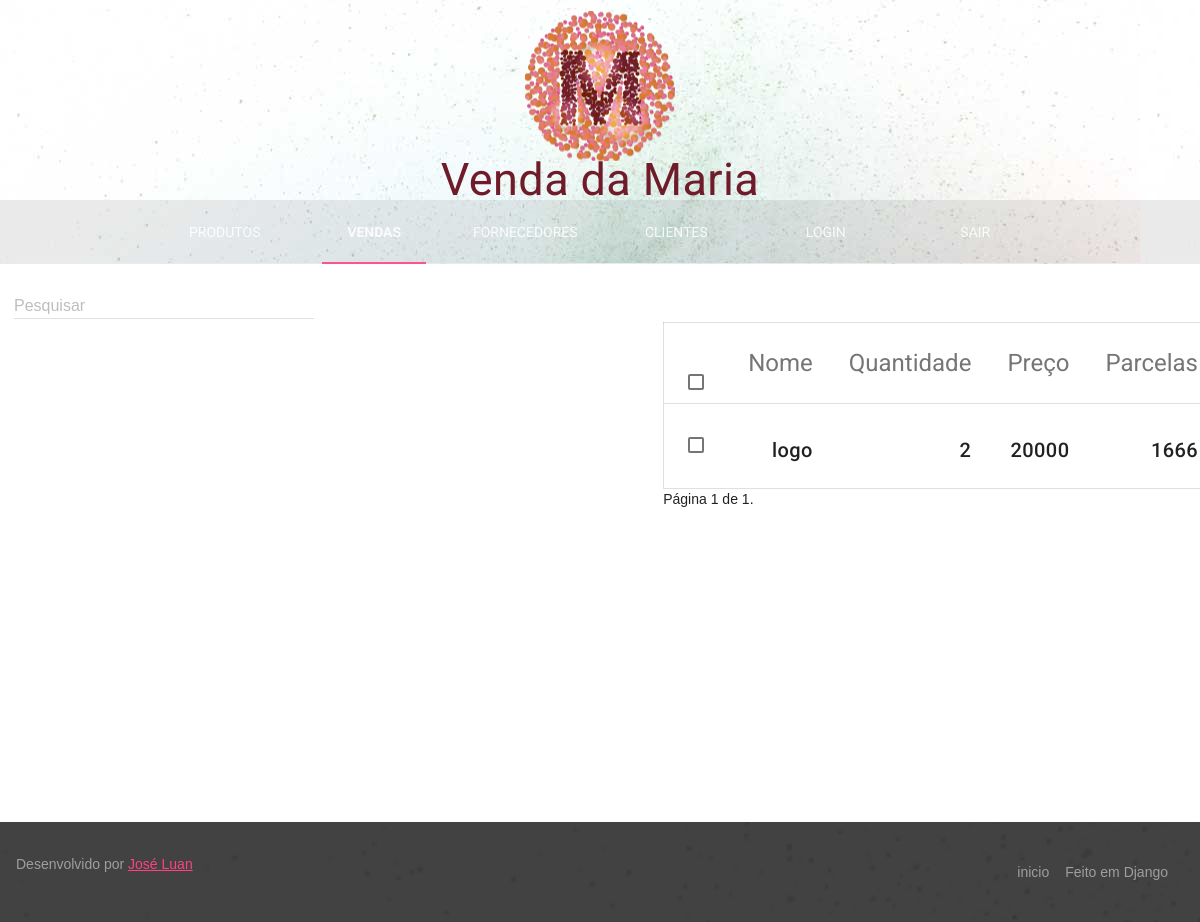
Page /vendas/ (signed in) on the committed database.
### fornecedor/models.py (models this page shows, shortened)
class VendaProduto(models.Model):
	class Meta:
		verbose_name_plural = 'Vendas'
		verbose_name = 'Venda'
	produto = models.ForeignKey(Produto)
	username = models.CharField(verbose_name = 'username', max_length = 100,default="nulo")
	parcela = models.DecimalField(verbose_name = 'Parcela', max_digits = 3, decimal_places = 0, default=1 )
	valorparcela = models.DecimalField(verbose_name = 'ValorParcela', max_digits = 100000000000, decimal_places = 0, default=0 )
	quantidade = models.DecimalField(verbose_name = 'Quantidade', max_digits = 100000000000, decimal_places = 0, default=1 )
	valor_pago = models.DecimalField(verbose_name = 'Valor_pago', max_digits = 100000000000, decimal_places = 0, default=0 )

class Produto(models.Model):
	class Meta:
		verbose_name_plural = 'Produtos'
		verbose_name = 'Produto'
	nome = models.CharField(verbose_name = 'Nome', max_length = 100, default="nome")
	valor = models.DecimalField(verbose_name = 'Valor', max_digits = 100000000000, decimal_places = 0, default=0)
	foto = models.ImageField(upload_to='produto/', height_field=None, width_field=None, max_length=100000,blank=True,null=True, default = "fornecedor/static/imagens/default.jpg")
	descricao = models.CharField(verbose_name = 'Descricao', max_length = 500, default="nulo")
	estoque = models.DecimalField(verbose_name = 'Estoque', max_digits = 100000000000, decimal_places = 0, default=0 )

### fornecedor/views.py (the view)
# urls.py: url(r'^vendas/', 'fornecedor.views.vendas', name='vendas'),
@login_required(login_url='/entrar/')
def vendas(request):
	if request.method == 'POST':
		if fornecedorlogon(request):
			vendas = VendaProduto.objects.filter(produto__nome__contains=request.POST.get("pesquisa"),username=request.user.username)
			paginator = Paginator(vendas,20)
			page = request.GET.get('page')
			lista_vendas = []
			try:
				lista_vendas = paginator.page(page)
			except PageNotAnInteger:
				lista_vendas = paginator.page(1)
			except EmptyPage:
				lista_vendas = paginator.page(paginator.num_pages)
			return render(request,'vendas.html',{'vendas': lista_vendas})
		if clientelogon(request):
			vendas = VendaProduto.objects.filter(produto__nome__contains=request.POST.get("pesquisa"),username=request.user.username)
			paginator = Paginator(vendas,20)
			page = request.GET.get('page')
			lista_vendas = []
			try:
				lista_vendas = paginator.page(page)
			except PageNotAnInteger:
				lista_vendas = paginator.page(1)
			except EmptyPage:
				lista_vendas = paginator.page(paginator.num_pages)
			return render(request,'vendas.html',{'vendas': lista_vendas})
		return HttpResponseRedirect('/')
	vendas = VendaProduto.objects.filter(username=request.user.username)
	paginator = Paginator(vendas,20)
	page = request.GET.get('page')
	lista_vendas = []
	try:
		lista_vendas = paginator.page(page)
	except PageNotAnInteger:
		lista_vendas = paginator.page(1)
	except EmptyPage:
		lista_vendas = paginator.page(paginator.num_pages)
	return render(request,'vendas.html',{'vendas': lista_vendas})

### templates/vendas.html (shortened to what this page needs)
{% extends 'base.html' %}
{% load staticfiles %}
{% block menu %}
                <nav class="mdl-navigation mdl-typography--body-1-force-preferred-font">
                    <a class="mdl-navigation__link" href="{% url 'index' %}">Produtos</a>
                    <a class="mdl-navigation__link is-active" href="{% url 'vendas' %}">Vendas</a>
                    <a class="mdl-navigation__link" href="{% url 'fornecedores' %}">Fornecedores</a>
                    <a class="mdl-navigation__link" href="{% url 'clientes' %}">Clientes</a>
                    <a class="mdl-navigation__link" href="{% url 'entrar' %}">Login</a>
                    <a class="mdl-navigation__link" href="{% url 'sair' %}">sair</a>
                </nav>
{% endblock %}
{% block conteudo %}
    <form class="ui form" action="" method="post" id="form" role="form">
        <div class="mdl-textfield mdl-js-textfield mdl-textfield--floating-label" id="nome">
            <input class="mdl-textfield__input" type="text" id="pesquisa" name="pesquisa" type="submit">
            <label class="mdl-textfield__label" for="sample3">Pesquisar</label>
        </div><br>
    </form>
<div id="conteudo">
  <table class="mdl-data-table mdl-js-data-table mdl-data-table--selectable">
        <thead>
          <tr>
            <th><h4>Nome</h4></th>
            <th><h4>Quantidade</h4></th>
            <th><h4>Preço</h4></th>
            <th><h4>Parcelas</h4></th>
          </tr>
        </thead>
  {% for venda in vendas %}
        <tbody>
          <tr data-mdl-data-table-selectable-name="materials[]" data-mdl-data-table-selectable-value="acrylic">
            <td><h5>{{ venda.produto.nome }}</h5></td>
            <td><h5>{{ venda.quantidade }}</h5></td>
            <td><h5>{{ venda.produto.valor }}</h5></td>
            <td><h5>{{ venda.valorparcela }}</h5></td>
          </tr>
        </tbody>
  {% endfor %}
  </table>
  <div class="pagination">
      <span class="step-links">
          <span class="current">
              Página {{ vendas.number }} de {{vendas.paginator.num_pages }}.
          </span>
      </span>
  </div>
</div>
{% endblock %}

### fornecedor/static/css/styles.css (style rules this page uses)
.portfolio-navigation-row .mdl-navigation { text-align: center; max-width: 900px; width: 100%; }
.portfolio-navigation-row .mdl-navigation__link { -webkit-flex: 1; -ms-flex: 1; flex: 1; line-height: 42px; }
.portfolio-navigation-row .is-active { position: relative; font-weight: bold; }
.portfolio-navigation-row .is-active:after { content: ""; width: 70%; height: 2px; display: block; position: absolute; bottom: 0; left: 0; background-color: rgb(255,64,129); left: 15%; }
div#conteudo { margin-bottom: 30%; top: 50px; left: 30%; position: relative; }

### templates/vendas.html (style rules this page uses)
.mdl-textfield { margin-left: 2%; }

### rows in the picture
VendaProduto: produto.nome "logo", quantidade "2", produto.valor "20000", valorparcela "1666"

### other values in the picture
{{ vendas.number }} "1"
{{ vendas.paginator.num_pages }} "1"
